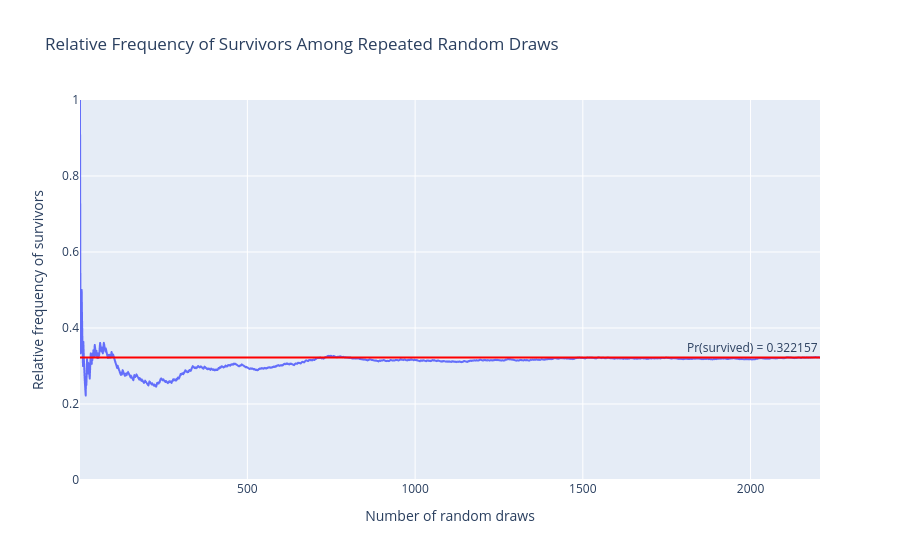

Write notebook code for a chart like this one.
### Markdown cell above
### Watching probability emerge: random draws from the Titanic

Earlier we found that $\text{Pr(survived)} = 0.322157$ by *counting*: the fraction of the 2207 passengers who survived was 711/2207 = 0.322157. The relative frequency interpretation makes a prediction: if we repeat "pick a passenger at random" many times, the relative frequency of survivors should converge to 0.322157.

### Code cell
N = len(titanic)
random_draws = titanic.sample(frac=1)    

random_draws_surv = (random_draws["survived"] == "yes").to_numpy()
running_rel_freq = np.cumsum(random_draws_surv) / np.arange(1, N + 1)

fig = px.line(x = np.arange(1, N + 1), y = running_rel_freq,
              labels = {"x": "Number of random draws", "y": "Relative frequency of survivors"},
              title = "Relative Frequency of Survivors Among Repeated Random Draws",
              range_y = [0, 1], height = 500)
fig.add_hline(y = titanic["survived"].value_counts(normalize = True).get("yes"), 
              line_dash = "solid", line_color = "red",
              annotation_text = "Pr(survived) = 0.322157", 
              annotation_position = "top right")
fig.update_traces(showlegend = False)

### Figure 1 — Plotly figure (JSON) as saved in the notebook; plotly's stock layout.template omitted (floating-point values rounded to 4 significant figures; data arrays with more than 128 entries replaced by an {"elided": "..."} marker saying what was removed)
{"data": [{"hovertemplate": "Number of random draws=%{x}<br>Relative frequency of survivors=%{y}<extra></extra>", "legendgroup": "", "line": {"color": "#636efa", "dash": "solid"}, "marker": {"symbol": "circle"}, "mode": "lines", "name": "", "showlegend": false, "type": "scattergl", "x": {"elided": "2207 int values"}, "xaxis": "x", "y": {"elided": "2207 float values"}, "yaxis": "y"}], "layout": {"annotations": [{"showarrow": false, "text": "Pr(survived) = 0.322157", "x": 1, "xanchor": "right", "xref": "x domain", "y": 0.3222, "yanchor": "bottom", "yref": "y"}], "autosize": true, "legend": {"tracegroupgap": 0}, "shapes": [{"line": {"color": "red", "dash": "solid"}, "type": "line", "x0": 0, "x1": 1, "xref": "x domain", "y0": 0.3222, "y1": 0.3222, "yref": "y"}], "title": {"text": "Relative Frequency of Survivors Among Repeated Random Draws"}, "xaxis": {"anchor": "y", "autorange": true, "domain": [0, 1], "range": [1, 2207], "title": {"text": "Number of random draws"}, "type": "linear"}, "yaxis": {"anchor": "x", "domain": [0, 1], "range": [0, 1], "title": {"text": "Relative frequency of survivors"}, "type": "linear"}}}
